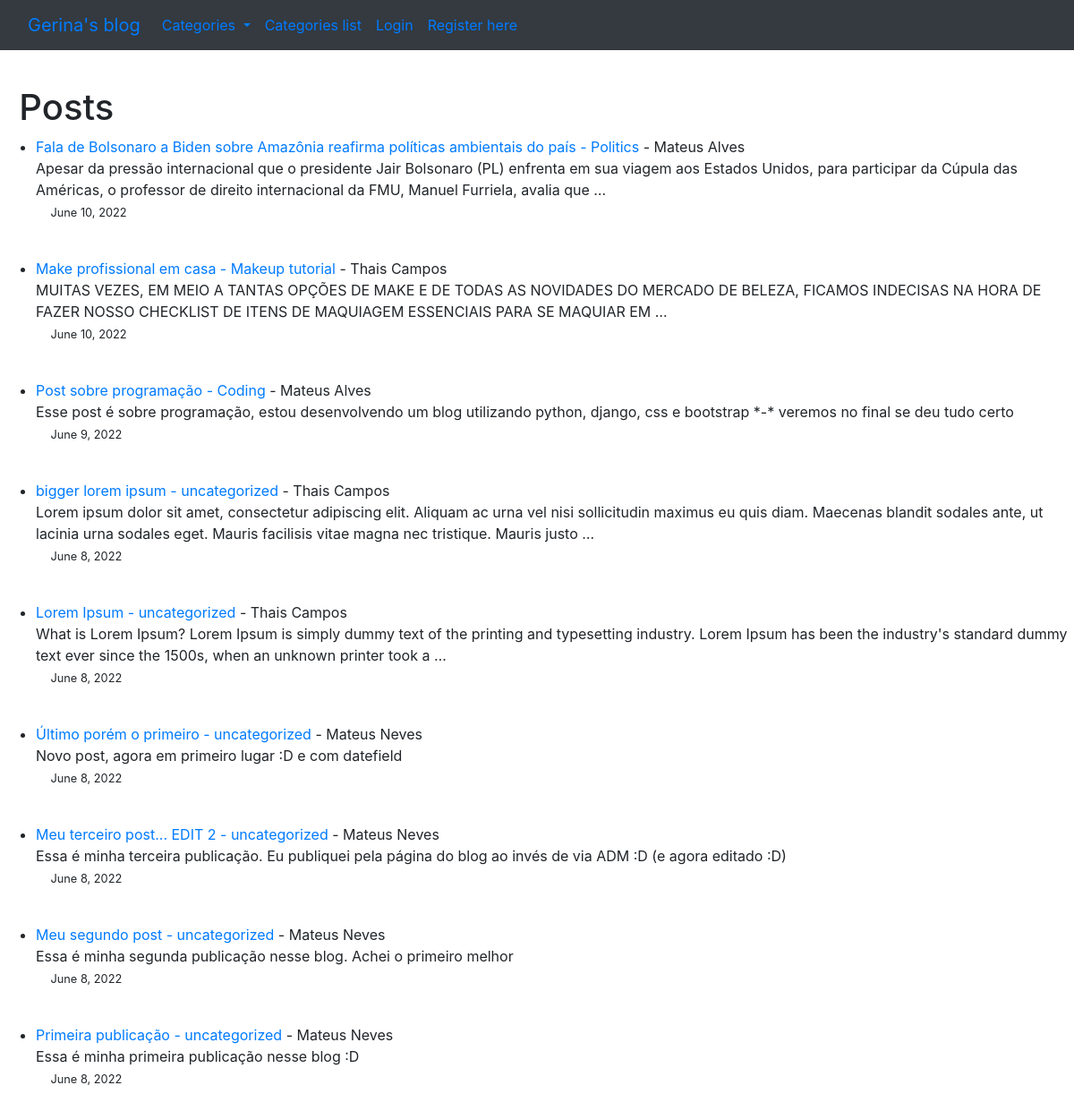
The app's page /, older data.
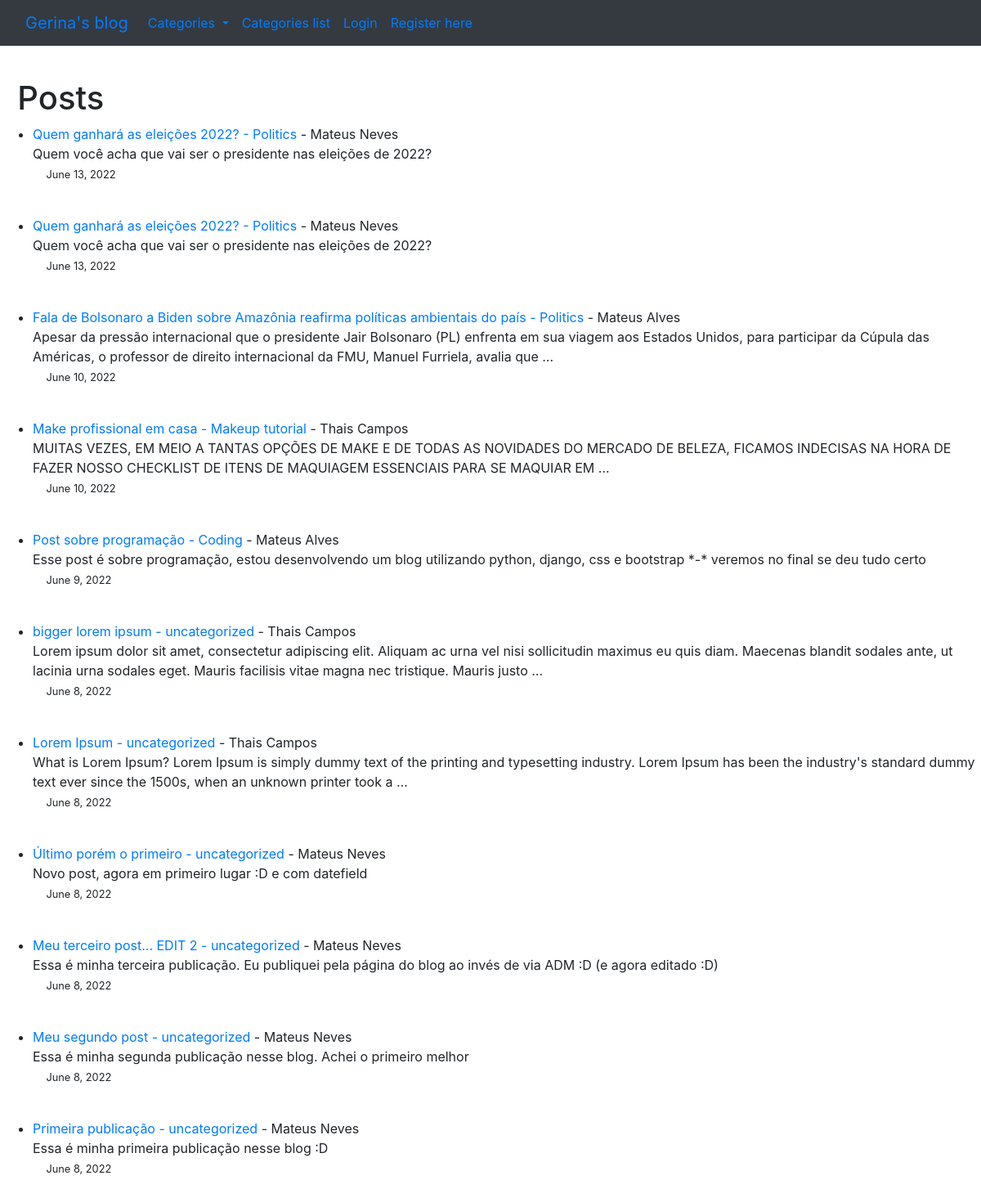
The same page, newer data.
### theblog/models.py (models this page shows, shortened)
class Post(models.Model):
    title = models.CharField(max_length=255)
    author = models.ForeignKey(User, on_delete=models.CASCADE)
    body = models.TextField()
    title_tag = models.CharField(max_length=255, default=title)
    post_date = models.DateField(auto_now_add=True)
    category = models.CharField(max_length=255, default='uncategorized')
    likes = models.ManyToManyField(User, related_name='blog_post')

### theblog/views.py (the view)
# urls.py: path('', HomeView.as_view(), name='home'),
class HomeView(ListView):
    model = Post
    template_name = 'home.html'
    ordering = ['-id']
    def get_context_data(self, *args, **kwargs):
        cat_menu = Category.objects.all()
        context = super(HomeView, self).get_context_data(*args, **kwargs)
        context["cat_menu"] = cat_menu
        return context

### theblog/models.py (called while the page is built)
    def __str__(self):
        return self.name

### theblog/templates/home.html
   {% extends 'base.html'%}
    {% block content %}
<p>
   <h1>&nbsp; Posts </h1>
    <ul>
    {% if user.is_authenticated %}
        {% for post in object_list %}
        <li>   <div class="table"><a href="{%url 'article-detail' post.pk%}">{{ post.title }}</a> - <a href="{% url 'category' post.category %}"> {{post.category }} </a> - {{post.author.first_name}}
        {{ post.author.last_name }} <br>
        {{ post.body|truncatewords:35 }}<br>
            {% if user.id == post.author.id %}
                <small><a style="display:inline" class="nav-link" href="{% url 'update_post' post.pk %}">Edit</a></small>
                <small><a style="display:inline" class="nav-link" href="{% url 'delete_post' post.pk %}">Delete</a></small><br>
            {% endif %}
        <small>&emsp;&nbsp;{{ post.post_date }}</small></div>
    </li>
        <br>
    {% endfor %}
    {% else %}
        {% for post in object_list %}
    <li>   <div class="table"><a href="{%url 'article-detail' post.pk%}">{{ post.title }} - {{ post.category }} </a> - {{post.author.first_name}}
        {{ post.author.last_name }} <br>
        {{ post.body|truncatewords:35|safe }}<br>
        <small>&emsp;&nbsp;{{ post.post_date }}</small></div>
    </li>
        <br>
    {% endfor %}
    {% endif %}
    </ul>
    {%endblock%}

### theblog/templates/base.html (shortened to what this page needs)
<!doctype html>
<html lang="en">
  <head>
    <link rel="stylesheet" href="https://cdn.jsdelivr.net/npm/bootstrap@4.4.1/dist/css/bootstrap.min.css">
  </head>
  <body>
  <nav class="navbar navbar-expand-lg bg-dark">
  <div class="container-fluid">
    <a class="navbar-brand" href="{% url 'home' %}">Gerina's blog</a>
    <div class="collapse navbar-collapse" id="navbarSupportedContent">
      <ul class="navbar-nav me-auto mb-2 mb-lg-0">
      {% if cat_menu %}
          <li class="nav-item dropdown">
        <a class="nav-link dropdown-toggle" href="#" id="navbarDropdown" role="button" data-toggle="dropdown" aria-haspopup="true" aria-expanded="false">
          Categories
        </a>
      </li>
      <li class="nav-item">
          <a class="nav-link" href="{% url 'category_list' %}">Categories list</a>
      </li>
      {% endif %}
        {% if user.is_authenticated %}
          <li class="nav-item">
            <a class="nav-link" href="{% url 'add_post' %}">Create a new post</a>
          </li>
           <li class="nav-item">
          <a class="nav-link" href="{% url 'add_category' %}">New blog category</a>
          </li>
          <li class="nav-item">
            <a class="nav-link" href="{% url 'logout' %}">Logout</a>
          </li>
        {% else %}
        <li class="nav-item">
          <a class="nav-link" href="{% url 'login' %}">Login</a>
        </li>
        <li class="nav-item">
          <a class="nav-link" href="{% url 'register' %}">Register here</a>
        </li>
        {% endif %}
      </ul>
    </div>
  </div>
</nav>
  <br>
    {%block content%}
    {%endblock%}
  </body>
</html>

Row changes from the older to the newer data that the page shows:
added Post: title "Quem ganhará as eleições 2022?", category "Politics", author.first_name "Mateus", author.last_name "Neves", body "Quem você acha que vai ser o presidente nas eleições de 2022?", post_date "June 13, 2022"
added Post: title "Quem ganhará as eleições 2022?", category "Politics", author.first_name "Mateus", author.last_name "Neves", body "Quem você acha que vai ser o presidente nas eleições de 2022?", post_date "June 13, 2022"
